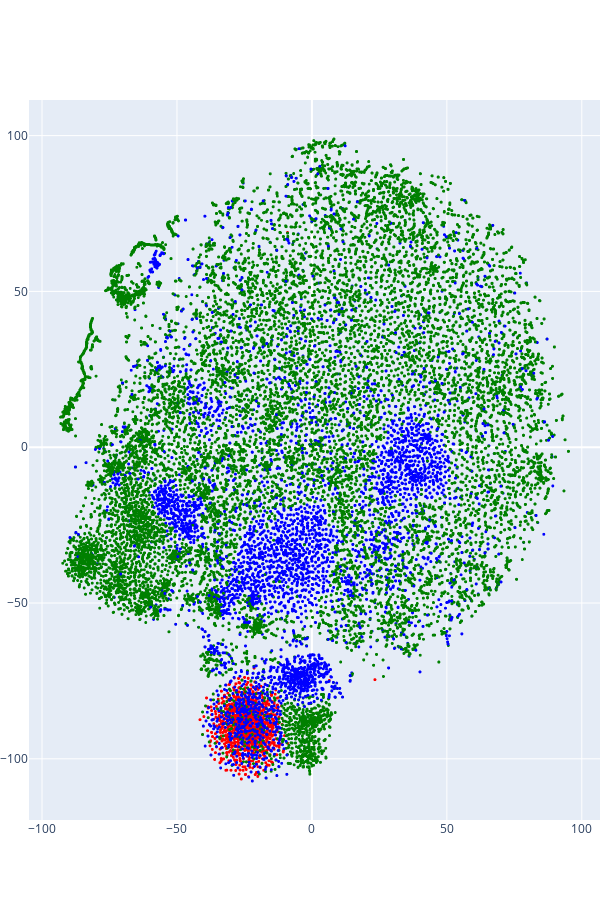

Source (notebook cell):
### Code cell
import plotly.graph_objs as go

scatter = go.Scattergl(
    x=tsne_embeddings_2d[:, 0], 
    y=tsne_embeddings_2d[:, 1],
    text=sorted_tokens,
    marker=dict(color=token_colors, size=3),
    mode="markers",
    name="Token embeddings",
)

fig = go.FigureWidget(
    data=[scatter],
    layout=dict(
        width=600,
        height=900,
        margin=dict(l=0, r=0),
    )
)

fig.show()

### Figure 1 — Plotly figure (JSON) as saved in the notebook; plotly's stock layout.template omitted (floating-point values rounded to 4 significant figures; data arrays with more than 128 entries replaced by an {"elided": "..."} marker saying what was removed)
{"data": [{"marker": {"color": {"elided": "30522 str values"}, "size": 3}, "mode": "markers", "name": "Token embeddings", "text": {"elided": "30522 str values"}, "type": "scattergl", "uid": "75dbe8f9-d379-4a8c-a4e8-2c2c0c36b103", "x": {"elided": "30522 float values"}, "y": {"elided": "30522 float values"}}], "layout": {"height": 900, "margin": {"l": 0, "r": 0}, "width": 600}}
